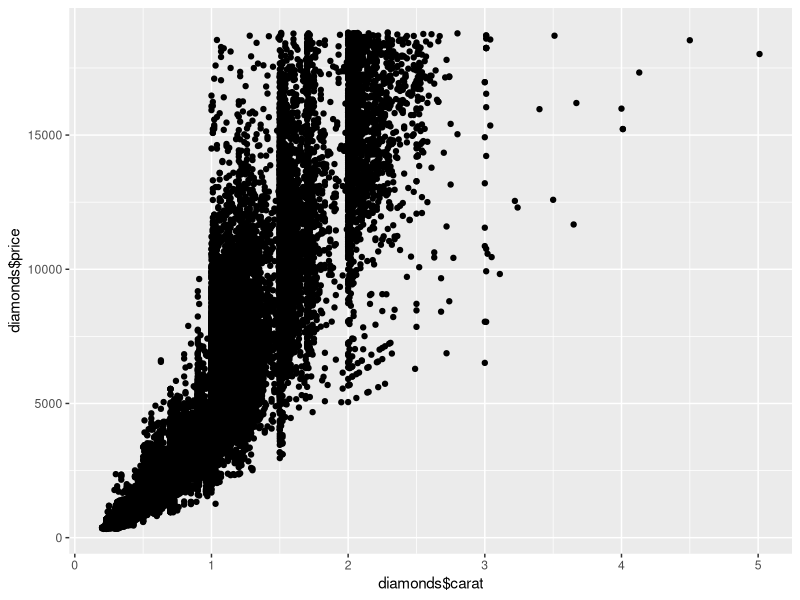
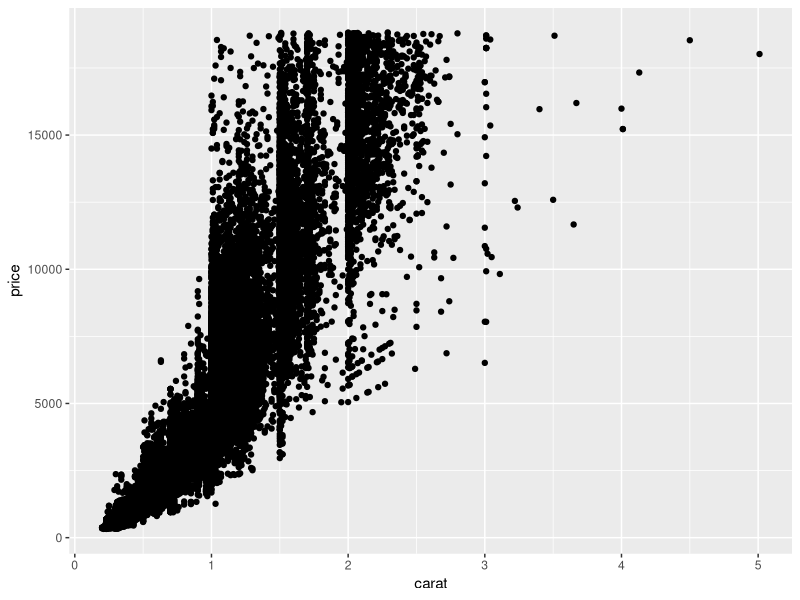
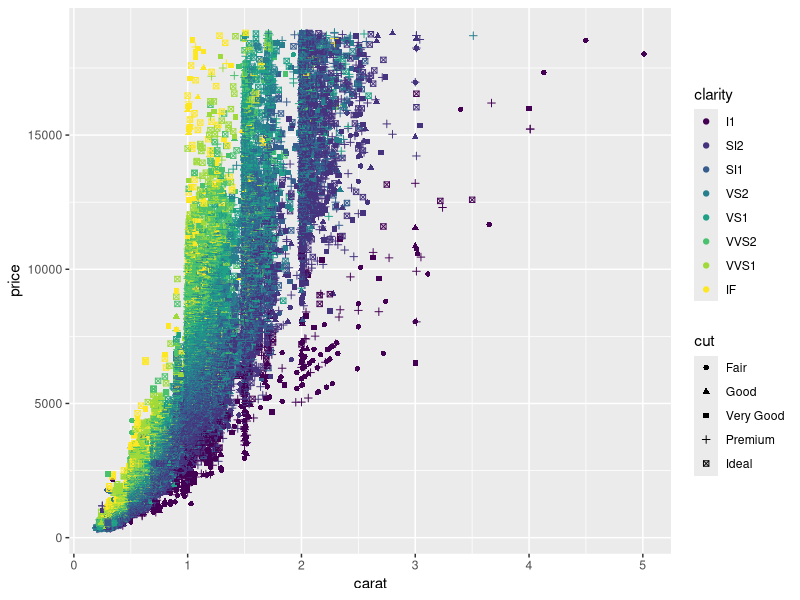
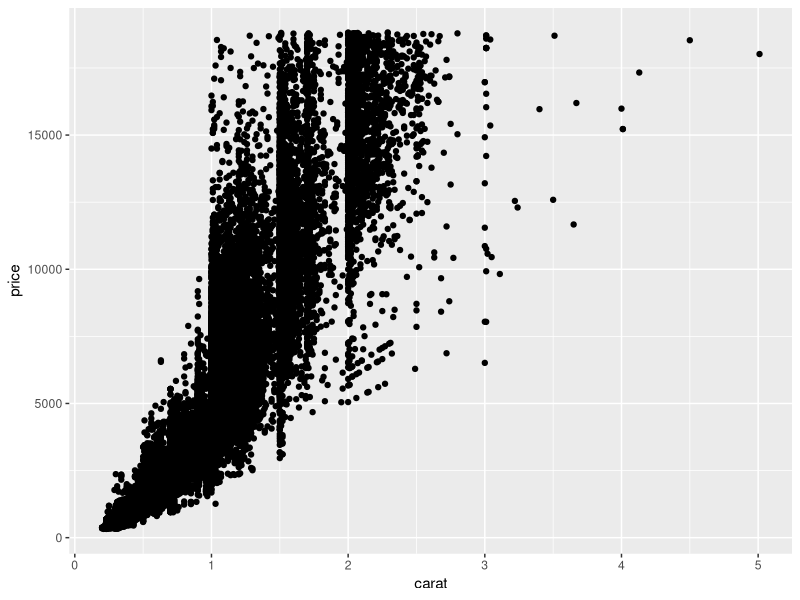
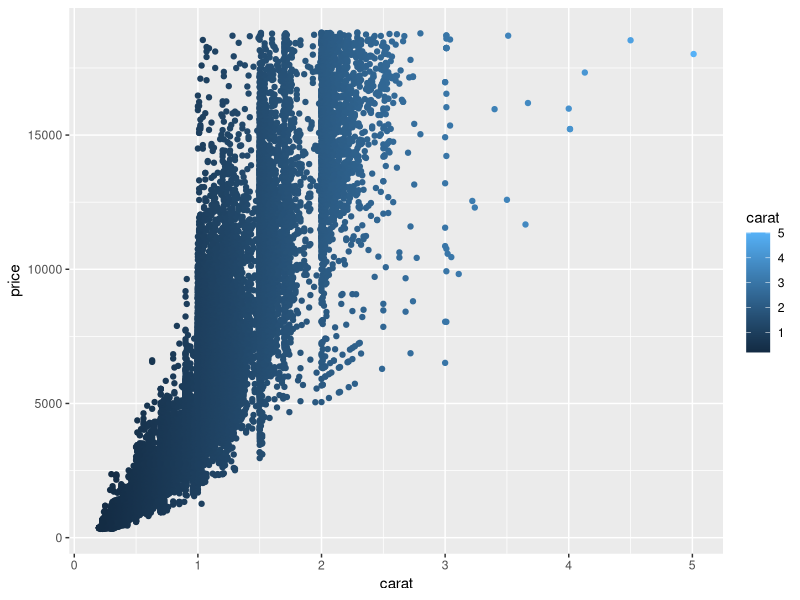
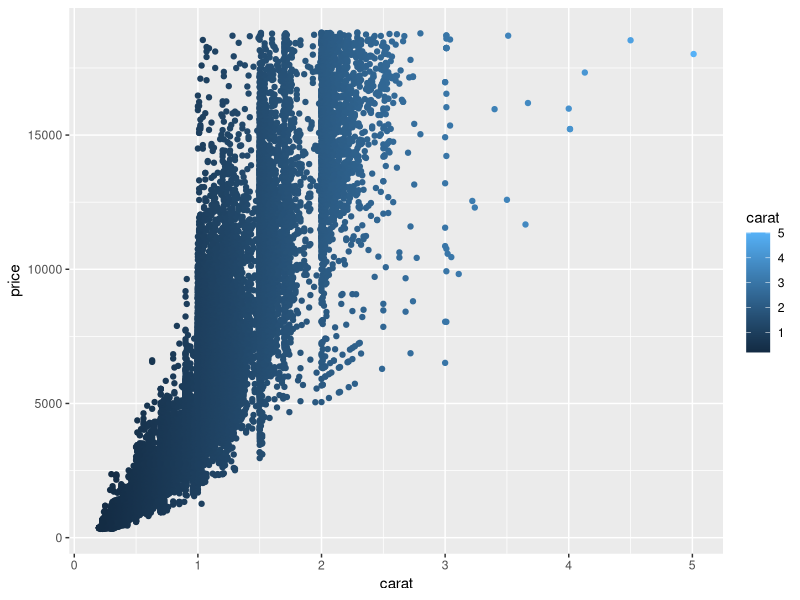
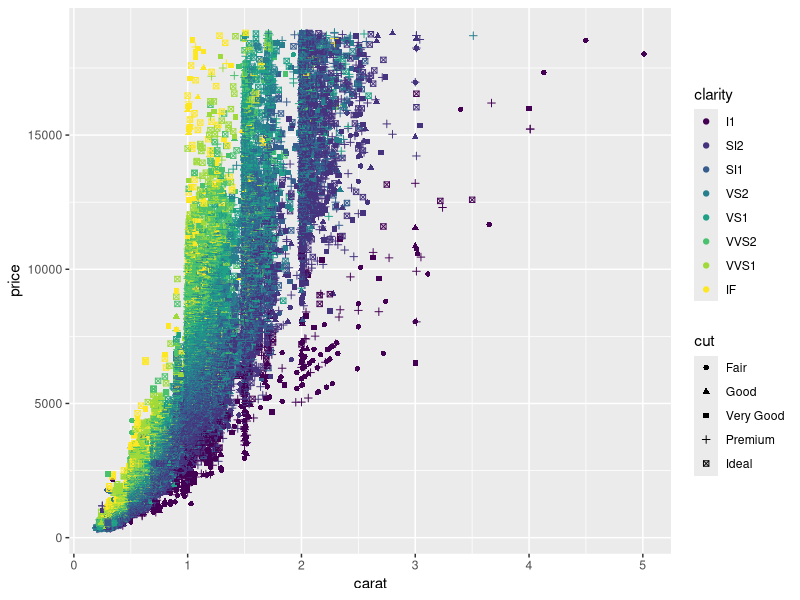
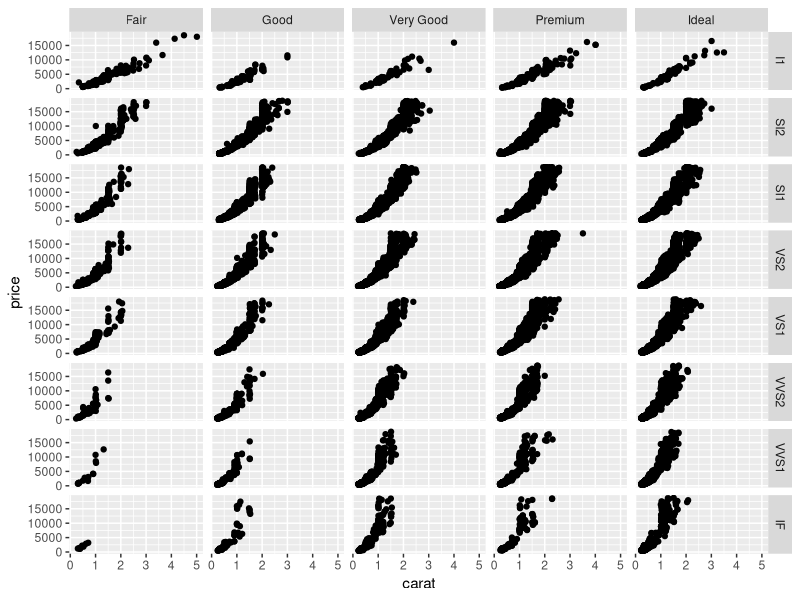

Reproduce these figures in R, in order.
## ---- chunk 1
library(tidyverse)
## ---- chunk 2
head(diamonds)
qplot(diamonds$carat, diamonds$price)
## ---- chunk 3
qplot(carat, price, data = diamonds)
## ---- chunk 4
qplot(carat, price, color = clarity, shape = cut, data = diamonds)
## ---- chunk 5
d <- ggplot(diamonds, aes(x=carat, y=price)) # first you set the aesthetic and dataset
d + geom_point() # then you add geoms
d + geom_point(aes(colour = carat)) # and you can keep doing this to add layers to the plot
## ---- chunk 6
ggplot(diamonds, aes(x=carat, y=price)) + geom_point(aes(colour = carat)) 
## ---- chunk 7
ggplot(diamonds, aes(x=carat, y=price, colour = clarity, shape = cut)) + 
  geom_point()
## ---- chunk 8
ggplot(diamonds, aes(x=carat, y=price)) + 
  geom_point() +
  facet_grid(clarity ~ cut)
## ---- chunk 9

## ---- chunk 10
ggplot(diamonds, aes(x=carat, y=price)) +
  geom_point(shape = ".") +
  facet_grid(cut ~ clarity) 
## ---- chunk 11

## ---- chunk 12
ggplot(diamonds, aes(x = carat, y = price, col = cut)) + 
  geom_point() + 
  facet_wrap(~clarity) 
